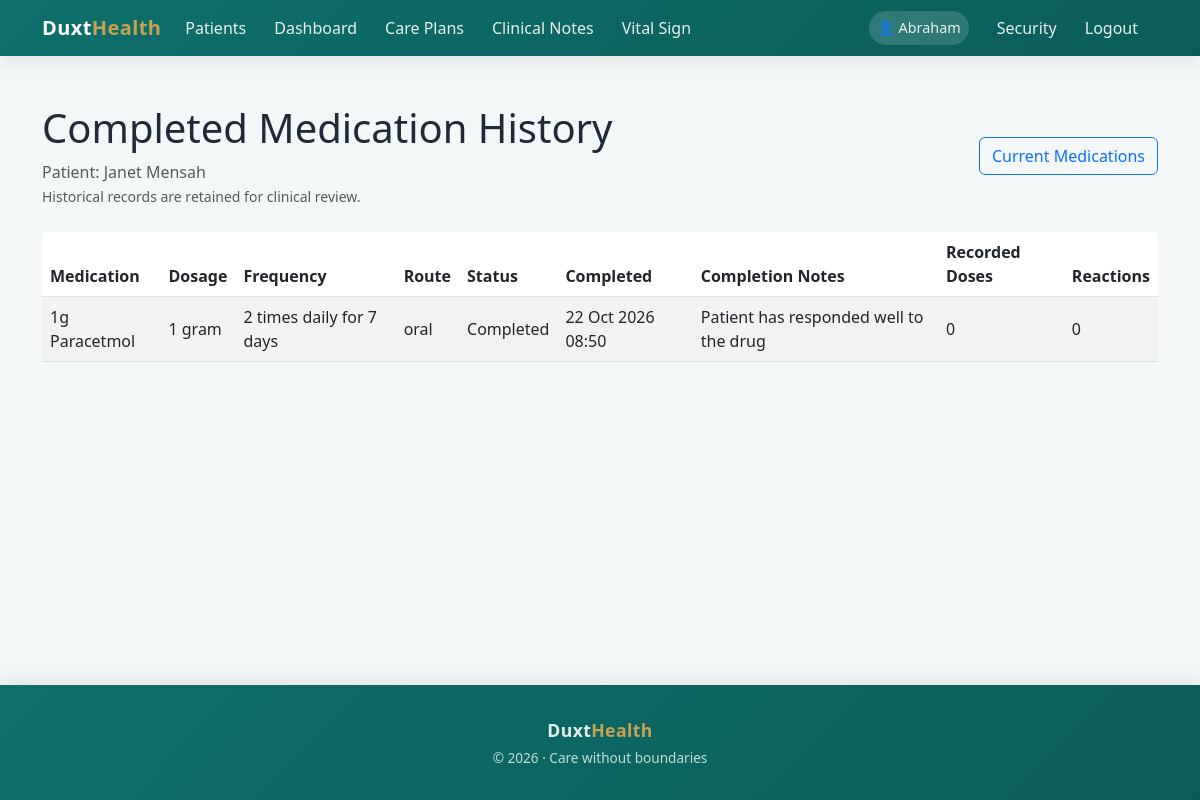
Screenshot of /patients/21/medications/completed/ (signed in) with the database file from the repository.
### homecare/models.py (models this page shows, shortened)
class Patient(models.Model):
    user = models.OneToOneField(
        settings.AUTH_USER_MODEL,
        on_delete=models.CASCADE,
        related_name="patient_profile",
        null=True,
        blank=True,
        help_text="Login account for the patient. Must NOT be a staff account."
    )
    first_name = models.CharField(max_length=100)
    last_name = models.CharField(max_length=100)
    other_name = models.CharField(max_length=100, blank=True, null = True)
    date_of_birth = models.DateField()
    GENDER_CHOICES = [
        ('M', 'Male'),
        ('F', 'Female'),
        ('O', 'Other')
    ]
    gender = models.CharField(max_length=1, choices=GENDER_CHOICES)
    MARITAL_STATUS_CHOICES = [
        ('single', 'Single'),
        ('married', 'Married'),
        ('divorced', 'Divorced'),
        ('widowed', 'Widowed'),
    ]
    contact_phone = models.CharField(max_length=20)
    address = models.TextField()
    nationality = models.CharField(max_length=100, default='Ghana')
    primary_language = models.CharField(max_length=100, blank=True, null = True)
    diagnosis = models.CharField(max_length=1000, null=True, blank=True)
    diagnosis_summary = models.TextField(null=True, blank=True)
    blood_group = models.CharField(max_length=20, blank=True, null = True)
    genotype = models.CharField(max_length=20, blank=True, null = True)
    medical_history = models.TextField(null = True, blank = True)
    patient_code = models.UUIDField(
        default=uuid.uuid4,
        editable=False,
        unique=True
    )
    created_at = models.DateTimeField(default=timezone.now)
    is_active = models.BooleanField(default=True)
    is_flagged = models.BooleanField(default=False)
    admin_notes = models.TextField(blank=True)
    from datetime import date

class MedicationSheet(models.Model):
    patient = models.ForeignKey(
        Patient,
        on_delete=models.CASCADE,
        related_name="medications"
    )
    care_plan = models.ForeignKey(
        CarePlan,
        on_delete=models.SET_NULL,
        null=True,
        blank=True
    )
    medication_name = models.CharField(max_length=255)
    dosage = models.CharField(max_length=100)
    frequency = models.CharField(max_length=100)
    route = models.CharField(max_length=100)
    status = models.CharField(
    max_length=20,
    choices=[
        ('active', 'Active'),
        ('completed', 'Completed'),
        ('discontinued', 'Discontinued'),
        ('on_hold', 'On Hold'),
    ],
    default='active',
    db_index=True,
)
    completed_at = models.DateTimeField(
    null=True,
    blank=True,
)
    completion_notes = models.TextField(blank=True)
    start_date = models.DateField()
    end_date = models.DateField(null=True, blank=True)
    notes = models.TextField(blank=True)
    created_at = models.DateTimeField(auto_now_add=True)
    created_by = models.ForeignKey(HealthProfessional,on_delete=models.SET_NULL,null=True)

### homecare/views.py (the view)
@login_required
@role_required(["admin", "nurse", "doctor"])
def patient_completed_medications(request, patient_id):
    patient = _get_patient_for_user(
        request.user,
        patient_id,
    )
    medications = (
        _visible_medications_for_user(request.user)
        .filter(
            patient=patient,
            status__in=["completed", "discontinued"],
        )
        .prefetch_related(
            "administration_records__administered_by",
            "reaction_records__recorded_by",
        )
        .order_by("-completed_at", "-created_at")
    )
    return render(
        request,
        "homecare/patient_completed_medications.html",
        {
            "patient": patient,
            "medications": medications,
        },
    )

### homecare/utils/access.py (called while the page is built)
def get_visible_patients(user):
    if not user or not user.is_authenticated:
        return Patient.objects.none()
    if not hasattr(user, "healthprofessional"):
        return Patient.objects.none()
    hp = user.healthprofessional
    base_queryset = Patient.objects.filter(is_active=True)
    if hp.role == "admin":
        return base_queryset
    if hp.role in ["doctor", "nurse", "caregiver"]:
        return base_queryset.filter(
            assignments__professional=hp
        ).distinct()
    return Patient.objects.none()

### homecare/views.py (called while the page is built)
def _visible_medications_for_user(user):
    visible_patients = get_visible_patients(user)
    return (
        MedicationSheet.objects
        .filter(patient__in=visible_patients)
        .select_related("patient", "care_plan", "created_by")
        .distinct()
    )

def _get_patient_for_user(user, patient_id):
    return get_object_or_404(
        get_visible_patients(user),
        pk=patient_id,
    )

### homecare/templates/homecare/patient_completed_medications.html
{% extends "bases.html" %}
{% block content %}
<div class="container py-4">
    <div class="d-flex justify-content-between align-items-center
                flex-wrap gap-2 mb-4">
        <div>
            <h1>Completed Medication History</h1>
            <p class="text-muted mb-0">
                Patient: {{ patient.first_name }} {{ patient.last_name }}
            </p>
            <small class="text-muted">
                Historical records are retained for clinical review.
            </small>
        </div>
        <a href="{% url 'homecare:patient_medications' patient.id %}"
           class="btn btn-outline-primary">
            Current Medications
        </a>
    </div>
    <div class="table-responsive">
        <table class="table table-striped table-hover align-middle">
            <thead>
                <tr>
                    <th>Medication</th>
                    <th>Dosage</th>
                    <th>Frequency</th>
                    <th>Route</th>
                    <th>Status</th>
                    <th>Completed</th>
                    <th>Completion Notes</th>
                    <th>Recorded Doses</th>
                    <th>Reactions</th>
                </tr>
            </thead>
            <tbody>
                {% for medication in medications %}
                <tr>
                    <td>{{ medication.medication_name }}</td>
                    <td>{{ medication.dosage }}</td>
                    <td>{{ medication.frequency }}</td>
                    <td>{{ medication.route }}</td>
                    <td>
                        {{ medication.get_status_display }}
                    </td>
                    <td>
                        {{ medication.completed_at|date:"d M Y H:i"|default:"Not recorded" }}
                    </td>
                    <td>
                        {{ medication.completion_notes|default:"—" }}
                    </td>
                    <td>
                        {{ medication.administration_records.count }}
                    </td>
                    <td>
                        {{ medication.reaction_records.count }}
                    </td>
                </tr>
                {% empty %}
                <tr>
                    <td colspan="9" class="text-center py-4">
                        No completed or discontinued medications found.
                    </td>
                </tr>
                {% endfor %}
            </tbody>
        </table>
    </div>
</div>
{% endblock %}

### templates/bases.html (shortened to what this page needs)
<!DOCTYPE html>
<html lang="en">
<head>
  <link href="https://cdn.jsdelivr.net/npm/bootstrap@5.3.0/dist/css/bootstrap.min.css" rel="stylesheet" />
</head>
<body>
<nav class="navbar navbar-expand-lg navbar-dark">
  <div class="container">
    <a class="navbar-brand" href="{% url 'homecare:home' %}">
      Duxt<span>Health</span>
    </a>
    <div class="collapse navbar-collapse" id="navbarNav">
      <ul class="navbar-nav">
        <li class="nav-item">
          <a class="nav-link" href="{% url 'homecare:patient_list' %}">Patients</a>
        </li>
        <li class="nav-item">
          <a class="nav-link" href="{% url 'homecare:homecare_home' %}">Dashboard</a>
        </li>
        <li class="nav-item">
          <a class="nav-link" href="{% url 'homecare:careplan_list' %}">Care Plans</a>
        </li>
        <li class="nav-item">
          <a class="nav-link" href="{% url 'homecare:doctornote_list' %}">Clinical Notes</a>
        </li>
        <li class="nav-item">
          <a class="nav-link" href="{% url 'homecare:vitalsign_list' %}">Vital Sign</a>
        </li>
      </ul>
      <ul class="navbar-nav ms-auto align-items-lg-center">
        {% if user.is_authenticated %}
          <li class="nav-item me-2">
            <span class="nav-link user-badge">👤 {{ user.first_name|capfirst }}</span>
          </li>
          <li class="nav-item">
            <a class="nav-link" href="{% url 'password_change' %}">Security</a>
          </li>
          <li class="nav-item">
            <a class="nav-link" href="{% url 'logout' %}">Logout</a>
          </li>
        {% endif %}
      </ul>
    </div>
  </div>
</nav>
<main class="container my-4">
  {% block content %}{% endblock %}
</main>
<footer class="footer text-center">
  <div class="container">
    <p class="mb-1 footer-brand">
      Duxt<span>Health</span>
    </p>
    <p class="footer-tagline mb-0">
      © 2026 · Care without boundaries
    </p>
  </div>
</footer>
</body>
</html>

### templates/bases.html (style rules this page uses)
:root { --duxt-primary: #0E6F6C; --duxt-secondary: #7ED6C2; --duxt-gold: #C9A24D; --duxt-dark: #1F2937; --duxt-bg: #f4f7f8; --duxt-gradient: linear-gradient(135deg, #0E6F6C, #0b5c59); }
body { font-family: "Segoe UI", system-ui, -apple-system, BlinkMacSystemFont, sans-serif; background-color: var(--duxt-bg); color: var(--duxt-dark); min-height: 100vh; display: flex; flex-direction: column; }
.navbar { background: var(--duxt-gradient); box-shadow: 0 6px 18px rgba(0,0,0,.08); }
.navbar-brand { font-weight: 700; font-size: 1.25rem; letter-spacing: 0.4px; }
.navbar-brand span { color: var(--duxt-gold); }
.nav-link { color: rgba(255,255,255,.9) !important; font-weight: 500; margin-right: 12px; transition: color .2s ease; }
.user-badge { background: rgba(255,255,255,.15); padding: 6px 14px; border-radius: 20px; font-size: 0.9rem; }
main.container { max-width: 1200px; flex: 1; }
footer.footer { background: var(--duxt-gradient); color: rgba(255,255,255,.9); padding: 2rem 0; box-shadow: 0 -6px 18px rgba(0,0,0,.08); }
.footer-brand { font-weight: 700; font-size: 1.1rem; letter-spacing: 0.4px; }
.footer-brand span { color: var(--duxt-gold); }
.footer-tagline { font-size: 0.85rem; opacity: 0.85; }

### rows the page displays
Patient: first_name "Janet", last_name "Mensah"
MedicationSheet: medication_name "1g Paracetmol", dosage "1 gram", frequency "2 times daily for 7 days", route "oral", status "Completed", completed_at "22 Oct 2026 08:50", completion_notes "Patient has responded well to the drug", administration_records.count "0", reaction_records.count "0"

### other values shown
{{ user.first_name|capfirst }} "Abraham"
